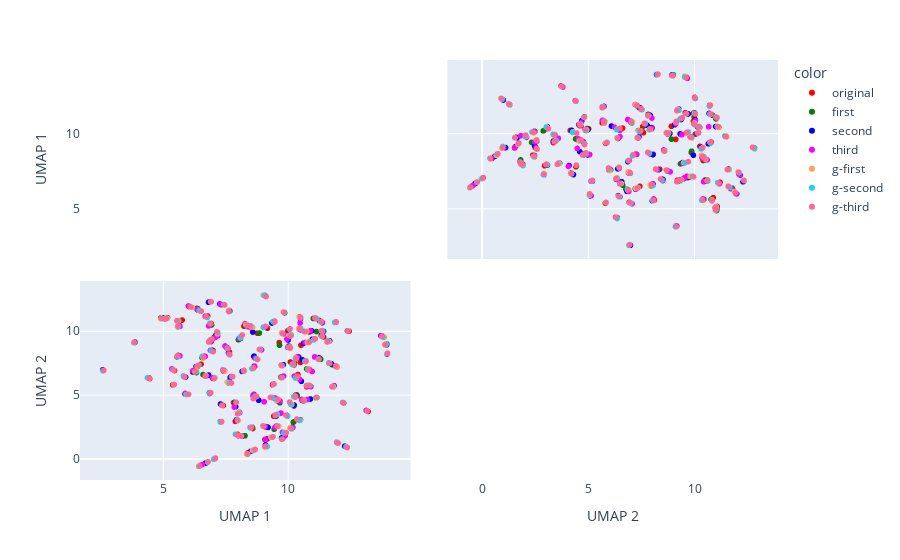

Here is the notebook cell this chart was saved with:
### Markdown cell above
### UMAP for each generation

### Code cell
labels = {str(i): f"UMAP {i+1}" for i in range(2)}
#pca = PCA(n_components=2)
#components = pca.fit_transform(df_data) 

fig = px.scatter_matrix(
    transformed_embeddings_umap,
    color=df_all.gen,
    dimensions=range(2),color_discrete_map = {
                "original": "red",
                "first": "green",
                "second": "blue",
                "third": "magenta"},
    labels=labels)
fig.update_traces(diagonal_visible=False)
fig.show()
